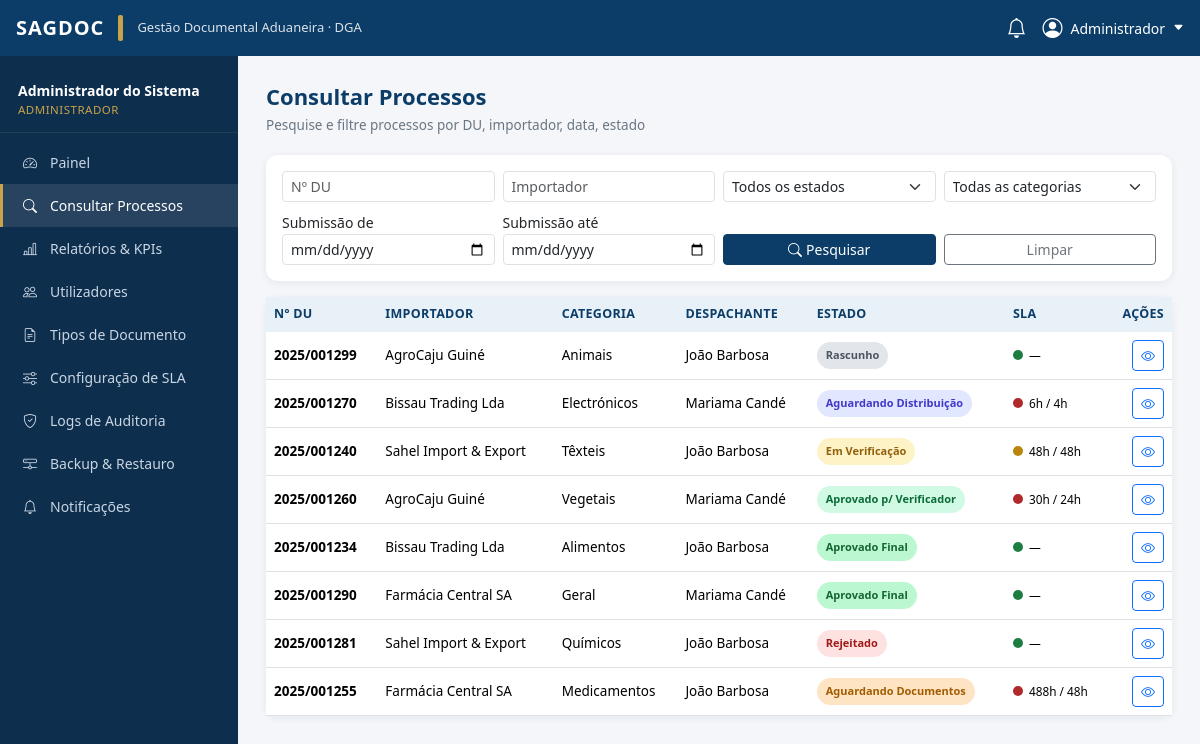
Screenshot of /consulta (signed in) with the database file from the repository.
### tables this page shows
CREATE TABLE processos_documentais (
    id INT AUTO_INCREMENT PRIMARY KEY,
    numero_du VARCHAR(20) NOT NULL UNIQUE,
    despachante_id INT NOT NULL,
    importador_id INT NOT NULL,
    categoria VARCHAR(50) NOT NULL,
    regime VARCHAR(30) NOT NULL,
    status ENUM(
        'rascunho','submetido','aguardando_distribuicao','em_verificacao',
        'aguardando_documentos','aprovado_verificador','aprovado_final',
        'rejeitado','cancelado'
    ) NOT NULL DEFAULT 'rascunho',
    verificador_id INT NULL,
    prioridade ENUM('normal','operador_confiavel') NOT NULL DEFAULT 'normal',
    tentativas_submissao INT NOT NULL DEFAULT 0,
    data_criacao TIMESTAMP NOT NULL DEFAULT CURRENT_TIMESTAMP,
    data_submissao DATETIME NULL,
    data_distribuicao DATETIME NULL,
    data_aprovacao_verificador DATETIME NULL,
    data_aprovacao_final DATETIME NULL,
    parecer_tecnico TEXT NULL,
    motivo_rejeicao TEXT NULL,
    observacoes TEXT NULL,
    CONSTRAINT fk_proc_despachante FOREIGN KEY (despachante_id) REFERENCES usuarios(id),
    CONSTRAINT fk_proc_importador FOREIGN KEY (importador_id) REFERENCES importadores(id),
    CONSTRAINT fk_proc_verificador FOREIGN KEY (verificador_id) REFERENCES usuarios(id),
    INDEX idx_proc_numero_du (numero_du),
    INDEX idx_proc_status (status),
    INDEX idx_proc_despachante (despachante_id),
    INDEX idx_proc_verificador (verificador_id),
    INDEX idx_proc_data_submissao (data_submissao)
);

CREATE TABLE importadores (
    id INT AUTO_INCREMENT PRIMARY KEY,
    nome VARCHAR(150) NOT NULL,
    nif VARCHAR(20) NOT NULL UNIQUE,
    endereco TEXT NULL,
    telefone VARCHAR(20) NULL,
    email VARCHAR(100) NULL,
    data_cadastro TIMESTAMP NOT NULL DEFAULT CURRENT_TIMESTAMP,
    INDEX idx_importadores_nif (nif)
);

CREATE TABLE usuarios (
    id INT AUTO_INCREMENT PRIMARY KEY,
    username VARCHAR(50) NOT NULL UNIQUE,
    password_hash VARCHAR(255) NOT NULL,
    nome VARCHAR(100) NOT NULL,
    email VARCHAR(100) NOT NULL UNIQUE,
    telefone VARCHAR(20) NULL,
    perfil ENUM('despachante','verificador','chefe_setor','gestor','administrador','consultor') NOT NULL,
    ativo BOOLEAN NOT NULL DEFAULT TRUE,
    totp_secret VARCHAR(64) NULL,
    totp_ativo BOOLEAN NOT NULL DEFAULT FALSE,
    reset_token VARCHAR(64) NULL,
    reset_token_expira DATETIME NULL,
    data_criacao TIMESTAMP NOT NULL DEFAULT CURRENT_TIMESTAMP,
    ultimo_acesso TIMESTAMP NULL,
    INDEX idx_usuarios_perfil (perfil),
    INDEX idx_usuarios_ativo (ativo)
);

### app/Core/View.php (called while the page is built, shortened)
<?php
final class View
{
    private static string $basePath = '';
    public static function init(string $basePath): void
    {
        self::$basePath = rtrim($basePath, '/');
    }
    public static function render(string $template, array $data = [], ?string $layout = 'app'): string
    {
        $content = self::renderTemplate($template, $data);
        return self::renderTemplate('layouts/' . $layout, array_merge($data, ['content' => $content]));
    }
    private static function renderTemplate(string $template, array $data): string
    {
        $file = self::$basePath . '/' . $template . '.php';
        extract($data, EXTR_SKIP);
        require $file;
        return (string) ob_get_clean();
    }
    public static function partial(string $template, array $data = []): string
    {
        return self::renderTemplate('partials/' . $template, $data);
    }
}

### public/index.php (called while the page is built, shortened)
<?php
$basePath = dirname(__DIR__);
$appConfig = require $basePath . '/config/app.php';
$router = new Router();
$request = new Request();
$match = $router->match($request->method, $request->path);
[$controllerClass, $method] = $match['handler'];
$controller = new $controllerClass();
try {
    $controller->$method($request, $match['params']);
} catch (\PDOException $e) {
    error_log('[DB] ' . $e->getMessage());
    AuditService::log('ERRO_BD', 'sistema', null, $e->getMessage());
    Response::abort(500, 'Erro ao aceder à base de dados.');
}

### app/Core/Database.php (called while the page is built, shortened)
<?php
final class Database
{
    private static ?PDO $instance = null;
    public static function connection(): PDO
    {
        if (self::$instance === null) {
            $config = require dirname(__DIR__, 2) . '/config/database.php';
            $dsn = sprintf(
                'mysql:host=%s;port=%s;dbname=%s;charset=utf8mb4',
                $config['host'],
                $config['port'],
                $config['database']
            );
            try {
                self::$instance = new PDO($dsn, $config['username'], $config['password'], [
                    PDO::ATTR_ERRMODE => PDO::ERRMODE_EXCEPTION,
                    PDO::ATTR_DEFAULT_FETCH_MODE => PDO::FETCH_ASSOC,
                    PDO::ATTR_EMULATE_PREPARES => false,
                ]);
            } catch (PDOException $e) {
                throw new PDOException('Falha na ligação à base de dados: ' . $e->getMessage(), (int) $e->getCode());
            }
        }
        return self::$instance;
    }
}

### app/Models/BaseModel.php (called while the page is built, shortened)
<?php
abstract class BaseModel
{
    protected static function db(): PDO
    {
        return Database::connection();
    }
}

### app/Models/ProcessoDocumental.php (called while the page is built, shortened)
<?php
final class ProcessoDocumental extends BaseModel
{
    public static function paraUsuario(array $usuario, array $filtros = []): array
    {
        $sql = self::SELECT_BASE . ' WHERE 1=1';
        $params = [];
        $sql .= ' ORDER BY p.data_criacao DESC';
        $stmt = self::db()->prepare($sql);
        $stmt->execute($params);
        return $stmt->fetchAll();
    }
}

### app/Core/Session.php (called while the page is built, shortened)
<?php
final class Session
{
    public static function get(string $key, mixed $default = null): mixed
    {
        return $_SESSION[$key] ?? $default;
    }
}

### app/Middleware/AuthMiddleware.php (called while the page is built, shortened)
<?php
final class AuthMiddleware
{
    public static function usuario(): ?array
    {
        return Session::get('usuario');
    }
}

### app/Core/Request.php (called while the page is built, shortened)
<?php
final class Request
{
    private array $query;
    public function __construct()
    {
        $this->query = $_GET;
    }
    public function query(string $key, mixed $default = null): mixed
    {
        return $this->query[$key] ?? $default;
    }
}

### app/Helpers/validation.php (called while the page is built, shortened)
<?php
function e(?string $value): string
{
    return htmlspecialchars($value ?? '', ENT_QUOTES, 'UTF-8');
}

### app/Helpers/format.php (called while the page is built, shortened)
<?php
function status_label(string $status): string
{
    static $labels = [
        'rascunho' => 'Rascunho',
        'submetido' => 'Submetido',
        'aguardando_distribuicao' => 'Aguardando Distribuição',
        'em_verificacao' => 'Em Verificação',
        'aguardando_documentos' => 'Aguardando Documentos',
        'aprovado_verificador' => 'Aprovado p/ Verificador',
        'aprovado_final' => 'Aprovado Final',
        'rejeitado' => 'Rejeitado',
        'cancelado' => 'Cancelado',
    ];
    return $labels[$status] ?? $status;
}

### app/Services/SLAService.php (called while the page is built, shortened)
<?php
final class SLAService
{
    public static function status(array $processo): array
    {
        [$limite, $desde, $fase] = match ($processo['status']) {
            'aguardando_distribuicao' => [
                (int) Configuracao::get('sla_distribuicao_horas', 4),
                $processo['data_submissao'],
                'Distribuição',
            ],
            'em_verificacao', 'aguardando_documentos' => [
                (int) Configuracao::get('sla_verificacao_horas', 48),
                $processo['data_distribuicao'] ?? $processo['data_submissao'],
                'Verificação',
            ],
            'aprovado_verificador' => [
                (int) Configuracao::get('sla_aprovacao_chefe_horas', 24),
                $processo['data_aprovacao_verificador'],
                'Aprovação do Chefe',
            ],
            default => [0, null, '—'],
        };
        if ($limite === 0 || $desde === null) {
            return ['cor' => 'verde', 'fase' => $fase, 'horas' => 0.0, 'limite' => 0, 'label' => '—', 'desde' => null];
        }
        $horas = (strtotime('now') - strtotime($desde)) / 3600;
        $cor = 'verde';
        if ($horas > $limite) {
            $cor = 'vermelho';
        } elseif ($horas > $limite * 0.75) {
            $cor = 'amarelo';
        }
        return [
            'cor' => $cor,
            'fase' => $fase,
            'horas' => round($horas, 1),
            'limite' => $limite,
            'label' => round($horas) . 'h / ' . $limite . 'h',
            'desde' => $desde,
        ];
    }
}

### app/Models/Configuracao.php (called while the page is built, shortened)
<?php
final class Configuracao extends BaseModel
{
    private static ?array $cache = null;
    private static function carregar(): array
    {
        if (self::$cache === null) {
            self::$cache = [];
            $stmt = self::db()->query('SELECT chave, valor, tipo FROM configuracoes');
            foreach ($stmt->fetchAll() as $row) {
                self::$cache[$row['chave']] = self::converter($row['valor'], $row['tipo']);
            }
        }
        return self::$cache;
    }
    private static function converter(string $valor, string $tipo): mixed
    {
        return match ($tipo) {
            'int' => (int) $valor,
            'bool' => in_array(strtolower($valor), ['1', 'true'], true),
            'json' => json_decode($valor, true),
            default => $valor,
        };
    }
    public static function get(string $chave, mixed $default = null): mixed
    {
        $todas = self::carregar();
        return $todas[$chave] ?? $default;
    }
}

### app/Views/partials/tabela_processos.php (the view, shortened to what this page needs)
<?php
$acoes = $acoes ?? null;
?>
<?php if (!$lista): ?>
    <div class="text-center text-muted py-5">
        <i class="bi bi-folder2 fs-1 d-block mb-2 opacity-50"></i>Sem processos para apresentar.
    </div>
<?php else: ?>
<div class="table-responsive">
<table class="table tbl align-middle mb-0">
    <thead>
    <tr>
        <th>Nº DU</th><th>Importador</th><th>Categoria</th>
        <th class="d-none d-lg-table-cell">Despachante</th><th>Estado</th>
        <th class="d-none d-md-table-cell">SLA</th><th class="text-end">Ações</th>
    </tr>
    </thead>
    <tbody>
    <?php foreach ($lista as $p): $sla = SLAService::status($p); ?>
        <tr>
            <td><b><?= e($p['numero_du']) ?></b></td>
            <td><?= e($p['importador_nome'] ?? '—') ?></td>
            <td><?= e($p['categoria']) ?></td>
            <td class="d-none d-lg-table-cell"><?= e($p['despachante_nome'] ?? '—') ?></td>
            <td><span class="badge-st st-<?= e($p['status']) ?>"><?= e(status_label($p['status'])) ?></span></td>
            <td class="d-none d-md-table-cell"><span class="sla-dot sla-<?= e($sla['cor']) ?>"></span><small><?= e($sla['label']) ?></small></td>
            <td class="text-end">
                <?php if ($acoes): ?>
                    <?= $acoes($p) ?>
                <?php else: ?>
                    <a href="/processos/<?= (int) $p['id'] ?>" class="btn btn-sm btn-outline-primary"><i class="bi bi-eye"></i></a>
                <?php endif; ?>
            </td>
        </tr>
    <?php endforeach; ?>
    </tbody>
</table>
</div>
<?php endif; ?>

### rows the page displays
processos_documentais: numero_du "2025/001299", importador.nome "AgroCaju Guiné", categoria "Animais", despachante.nome "João Barbosa", status "Rascunho", label "—"
processos_documentais: numero_du "2025/001270", importador.nome "Bissau Trading Lda", categoria "Electrónicos", despachante.nome "Mariama Candé", status "Aguardando Distribuição", label "6h / 4h"
processos_documentais: numero_du "2025/001240", importador.nome "Sahel Import & Export", categoria "Têxteis", despachante.nome "João Barbosa", status "Em Verificação", label "48h / 48h"
processos_documentais: numero_du "2025/001260", importador.nome "AgroCaju Guiné", categoria "Vegetais", despachante.nome "Mariama Candé", status "Aprovado p/ Verificador", label "30h / 24h"
processos_documentais: numero_du "2025/001234", importador.nome "Bissau Trading Lda", categoria "Alimentos", despachante.nome "João Barbosa", status "Aprovado Final", label "—"
processos_documentais: numero_du "2025/001290", importador.nome "Farmácia Central SA", categoria "Geral", despachante.nome "Mariama Candé", status "Aprovado Final", label "—"
processos_documentais: numero_du "2025/001281", importador.nome "Sahel Import & Export", categoria "Químicos", despachante.nome "João Barbosa", status "Rejeitado", label "—"
processos_documentais: numero_du "2025/001255", importador.nome "Farmácia Central SA", categoria "Medicamentos", despachante.nome "João Barbosa", status "Aguardando Documentos", label "488h / 48h"

### other values shown
explode(' ', $usuarioLogado['nome'])[0] "Administrador"
$usuarioLogado['nome'] "Administrador do Sistema"
perfil_label($usuarioLogado['perfil']) "ADMINISTRADOR"
$item['label'] "Painel"
$item['label'] "Consultar Processos"
$item['label'] "Relatórios & KPIs"
$item['label'] "Utilizadores"
$item['label'] "Tipos de Documento"
$item['label'] "Configuração de SLA"
$item['label'] "Logs de Auditoria"
$item['label'] "Backup & Restauro"
$item['label'] "Notificações"
